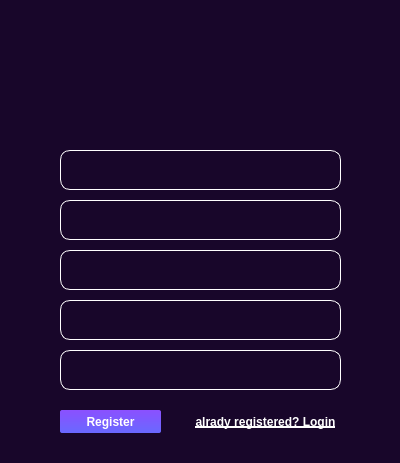
<?xml version="1.0" encoding="UTF-8"?>
<ui version="4.0">
 <class>Form</class>
 <widget class="QWidget" name="Form">
  <property name="geometry">
   <rect>
    <x>0</x>
    <y>0</y>
    <width>400</width>
    <height>463</height>
   </rect>
  </property>
  <property name="windowTitle">
   <string>Form</string>
  </property>
  <property name="styleSheet">
   <string notr="true">/*Copyright (c) DevSec Studio. All rights reserved.

MIT License

Permission is hereby granted, free of charge, to any person obtaining a copy
of this software and associated documentation files (the &quot;Software&quot;), to deal
in the Software without restriction, including without limitation the rights
to use, copy, modify, merge, publish, distribute, sublicense, and/or sell
copies of the Software, and to permit persons to whom the Software is
furnished to do so, subject to the following conditions:

The above copyright notice and this permission notice shall be included in all
copies or substantial portions of the Software.

THE SOFTWARE IS PROVIDED *AS IS*, WITHOUT WARRANTY OF ANY KIND, EXPRESS OR
IMPLIED, INCLUDING BUT NOT LIMITED TO THE WARRANTIES OF MERCHANTABILITY,
FITNESS FOR A PARTICULAR PURPOSE AND NONINFRINGEMENT. IN NO EVENT SHALL THE
AUTHORS OR COPYRIGHT HOLDERS BE LIABLE FOR ANY CLAIM, DAMAGES OR OTHER
LIABILITY, WHETHER IN AN ACTION OF CONTRACT, TORT OR OTHERWISE, ARISING FROM,
OUT OF OR IN CONNECTION WITH THE SOFTWARE OR THE USE OR OTHER DEALINGS IN THE SOFTWARE.
*/

/*-----QWidget-----*/
QWidget
{
	background-color:#18062a  ;
	color: #000000;

}


/*-----QLabel-----*/
QLabel
{
	background-color: transparent;
	color: #fff;
	border-color: #000000;

}


/*-----QPushButton-----*/
QPushButton
{
	background-color: qlineargradient(spread:repeat, x1:1, y1:0, x2:1, y2:1, stop:0 rgba(139, 80, 255, 255),stop:1 rgba(105, 105, 255, 255));
	color: #fff;
	border-width: 1px;
	border-radius: 2px;
	border-color: #c196ff;
	padding: 2px;
	font-weight: bold;

}


QPushButton::hover
{
	background-color: qlineargradient(spread:repeat, x1:1, y1:0, x2:1, y2:1, stop:0 rgba(184, 148, 255, 255),stop:1 rgba(127, 127, 255, 255));
	color: #fff;
	border-width: 1px;
	border-radius: 2px;
	border-color: #c196ff;
	padding: 2px;
	font-weight: bold;

}


QPushButton::pressed
{
	background-color: qlineargradient(spread:repeat, x1:1, y1:0, x2:1, y2:1, stop:0 rgba(102, 26, 255, 255),stop:1 rgba(98, 98, 255, 255));
	color: #fff;
	border-width: 1px;
	border-radius: 2px;
	border-color: #c196ff;
	padding: 2px;
	font-weight: bold;

}

/*-----QCheckBox-----*/
QCheckBox
{
	background-color: transparent;
	color: #b9b9bb;
	font-weight: bold;

}


QCheckBox::indicator
{
    color: #b1b1b1;
    background-color: #000;
    border: 1px solid #8b50ff;
    width: 12px;
    height: 12px;

}


QCheckBox::indicator:checked
{
    image:url(&quot;./ressources/check.png&quot;); /*To replace*/
	background-color: #1f2b2b;
    border: 1px solid #8b50ff;

}


QCheckBox::indicator:unchecked:hover
{
    border: 1px solid #8b50ff;

}


QCheckBox::disabled
{
	color: #656565;

}
 
QLineEdit{
border: 1px solid white;
padding: 10px;
border-radius: 10px;
}


QCheckBox::indicator:disabled
{
	background-color: #656565;
	color: #656565;
    border: 1px solid #656565;

}


/*-----QListView-----*/
QListView 
{
    border : none;
    background-color: transparent;
    color: #fff;
    show-decoration-selected: 1; /* make the selection span the entire width of the view */
    outline: 0;
	font-weight: bold;

}


QListView::disabled 
{
	background-color: #656565;
	color: #1b1b1b;
    border: 1px solid #656565;

}


QListView::item 
{
    padding: 1px;

}


QListView::item:alternate 
{
    background-color: #4a4b4d;

}


QListView::item:selected 
{
    border: 1px solid #6a6ea9;
    border: none;
    color: rgb(0, 0, 0);

}


QListView::item:selected:!active 
{
    background-color: #45ffff;
    border: none;
    color: rgb(0, 0, 0);

}


QListView::item:selected:active 
{
    background-color: #45ffff;
    border: none;
    color: rgb(0, 0, 0);

}


QListView::item:hover {
    background-color: #d4acff;
    border: none;
    color: #000;

}


/*-----QScrollBar-----*/
QScrollBar:horizontal
{
    border: 1px solid #222222;
    background-color: #3d3d3d;
    height: 15px;
    margin: 0px 16px 0 16px;

}


QScrollBar::handle:horizontal
{
    background-color: qlineargradient(spread:repeat, x1:1, y1:0, x2:1, y2:1, stop:0 rgba(139, 80, 255, 255),stop:1 rgba(105, 105, 255, 255));
    min-height: 20px;

}


QScrollBar::add-line:horizontal
{
    border: 1px solid #1b1b19;
    background-color: qlineargradient(spread:repeat, x1:1, y1:0, x2:1, y2:1, stop:0 rgba(139, 80, 255, 255),stop:1 rgba(105, 105, 255, 255));
    width: 14px;
    subcontrol-position: right;
    subcontrol-origin: margin;

}


QScrollBar::sub-line:horizontal
{
    border: 1px solid #1b1b19;
    background-color: qlineargradient(spread:repeat, x1:1, y1:0, x2:1, y2:1, stop:0 rgba(139, 80, 255, 255),stop:1 rgba(105, 105, 255, 255));
    width: 14px;
    subcontrol-position: left;
    subcontrol-origin: margin;

}


QScrollBar::right-arrow:horizontal
{
    image: url(://arrow-right.png);
    width: 6px;
    height: 6px;

}


QScrollBar::left-arrow:horizontal
{
    image: url(://arrow-left.png);
    width: 6px;
    height: 6px;

}


QScrollBar::add-page:horizontal, QScrollBar::sub-page:horizontal
{
    background: none;

}


QScrollBar:vertical
{
    background-color: #3d3d3d;
    width: 13px;
    margin: 16px 0 16px 0;
    border: 1px solid #222222;

}


QScrollBar::handle:vertical
{
    background-color: qlineargradient(spread:repeat, x1:1, y1:0, x2:1, y2:1, stop:0 rgba(139, 80, 255, 255),stop:1 rgba(105, 105, 255, 255));
    min-height: 20px;

}


QScrollBar::add-line:vertical
{
    background-color: qlineargradient(spread:repeat, x1:1, y1:0, x2:1, y2:1, stop:0 rgba(139, 80, 255, 255),stop:1 rgba(105, 105, 255, 255));
    height: 14px;
    subcontrol-position: bottom;
    subcontrol-origin: margin;

}


QScrollBar::sub-line:vertical
{
    background-color: qlineargradient(spread:repeat, x1:1, y1:0, x2:1, y2:1, stop:0 rgba(139, 80, 255, 255),stop:1 rgba(105, 105, 255, 255));
    height: 14px;
    subcontrol-position: top;
    subcontrol-origin: margin;

}


QScrollBar::up-arrow:vertical
{
    image: url(://arrow-up.png);
    width: 6px;
    height: 6px;

}


QScrollBar::down-arrow:vertical
{
    image: url(://arrow-down.png);
    width: 6px;
    height: 6px;

}


QScrollBar::add-page:vertical, QScrollBar::sub-page:vertical
{
    background-color: none;

}
</string>
  </property>
  <widget class="QLineEdit" name="lineEdit">
   <property name="geometry">
    <rect>
     <x>60</x>
     <y>150</y>
     <width>281</width>
     <height>40</height>
    </rect>
   </property>
   <property name="minimumSize">
    <size>
     <width>0</width>
     <height>40</height>
    </size>
   </property>
  </widget>
  <widget class="QLineEdit" name="lineEdit_2">
   <property name="geometry">
    <rect>
     <x>60</x>
     <y>200</y>
     <width>281</width>
     <height>40</height>
    </rect>
   </property>
   <property name="minimumSize">
    <size>
     <width>0</width>
     <height>40</height>
    </size>
   </property>
  </widget>
  <widget class="QLineEdit" name="lineEdit_3">
   <property name="geometry">
    <rect>
     <x>60</x>
     <y>250</y>
     <width>281</width>
     <height>40</height>
    </rect>
   </property>
   <property name="minimumSize">
    <size>
     <width>0</width>
     <height>40</height>
    </size>
   </property>
  </widget>
  <widget class="QLineEdit" name="lineEdit_4">
   <property name="geometry">
    <rect>
     <x>60</x>
     <y>300</y>
     <width>281</width>
     <height>40</height>
    </rect>
   </property>
   <property name="minimumSize">
    <size>
     <width>0</width>
     <height>40</height>
    </size>
   </property>
  </widget>
  <widget class="QLineEdit" name="lineEdit_5">
   <property name="geometry">
    <rect>
     <x>60</x>
     <y>350</y>
     <width>281</width>
     <height>40</height>
    </rect>
   </property>
   <property name="minimumSize">
    <size>
     <width>0</width>
     <height>40</height>
    </size>
   </property>
  </widget>
  <widget class="QPushButton" name="pushButton">
   <property name="geometry">
    <rect>
     <x>60</x>
     <y>410</y>
     <width>101</width>
     <height>23</height>
    </rect>
   </property>
   <property name="text">
    <string>Register</string>
   </property>
  </widget>
  <widget class="QPushButton" name="pushButton_2">
   <property name="geometry">
    <rect>
     <x>190</x>
     <y>410</y>
     <width>151</width>
     <height>23</height>
    </rect>
   </property>
   <property name="styleSheet">
    <string notr="true">text-decoration: underline;
background: none;</string>
   </property>
   <property name="text">
    <string>alrady registered? Login</string>
   </property>
  </widget>
  <widget class="QLabel" name="label">
   <property name="geometry">
    <rect>
     <x>140</x>
     <y>20</y>
     <width>100</width>
     <height>100</height>
    </rect>
   </property>
   <property name="text">
    <string/>
   </property>
   <property name="pixmap">
    <pixmap>images/biofav.png</pixmap>
   </property>
   <property name="scaledContents">
    <bool>true</bool>
   </property>
  </widget>
 </widget>
 <resources/>
 <connections/>
</ui>
